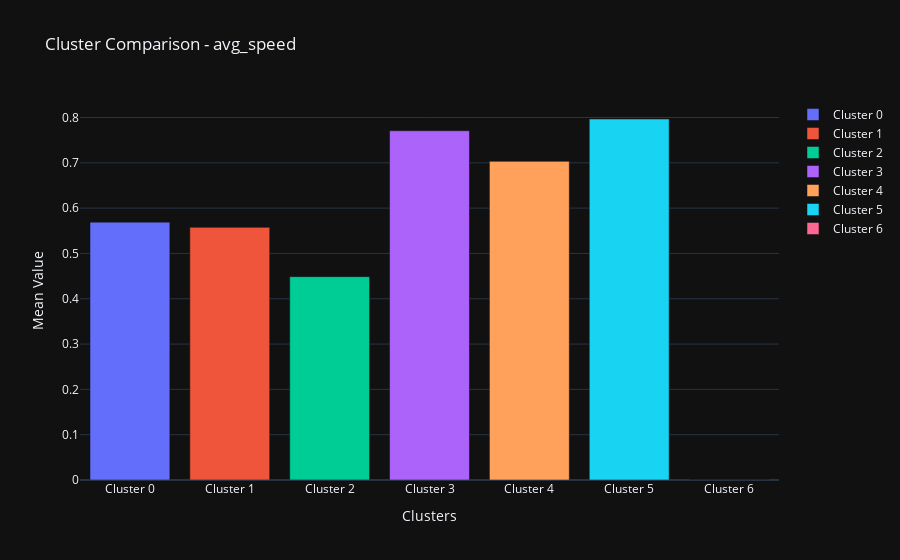

The code cell stored with this chart in its notebook:
### Code cell
plot_clusters(df_kmeans, 'avg_speed')

### Figure 1 — Plotly figure (JSON) as saved in the notebook; plotly's stock layout.template omitted (floating-point values rounded to 4 significant figures)
{"data": [{"marker": {"color": "#636EFA"}, "name": "Cluster 0", "type": "bar", "x": ["Cluster 0"], "y": [0.5691]}, {"marker": {"color": "#EF553B"}, "name": "Cluster 1", "type": "bar", "x": ["Cluster 1"], "y": [0.5576]}, {"marker": {"color": "#00CC96"}, "name": "Cluster 2", "type": "bar", "x": ["Cluster 2"], "y": [0.4488]}, {"marker": {"color": "#AB63FA"}, "name": "Cluster 3", "type": "bar", "x": ["Cluster 3"], "y": [0.7708]}, {"marker": {"color": "#FFA15A"}, "name": "Cluster 4", "type": "bar", "x": ["Cluster 4"], "y": [0.7032]}, {"marker": {"color": "#19D3F3"}, "name": "Cluster 5", "type": "bar", "x": ["Cluster 5"], "y": [0.7967]}, {"marker": {"color": "#FF6692"}, "name": "Cluster 6", "type": "bar", "x": ["Cluster 6"], "y": [0]}], "layout": {"legend": {"title": {"text": ""}}, "showlegend": true, "title": {"text": "Cluster Comparison - avg_speed"}, "xaxis": {"title": {"text": "Clusters"}}, "yaxis": {"title": {"text": "Mean Value"}}}}
